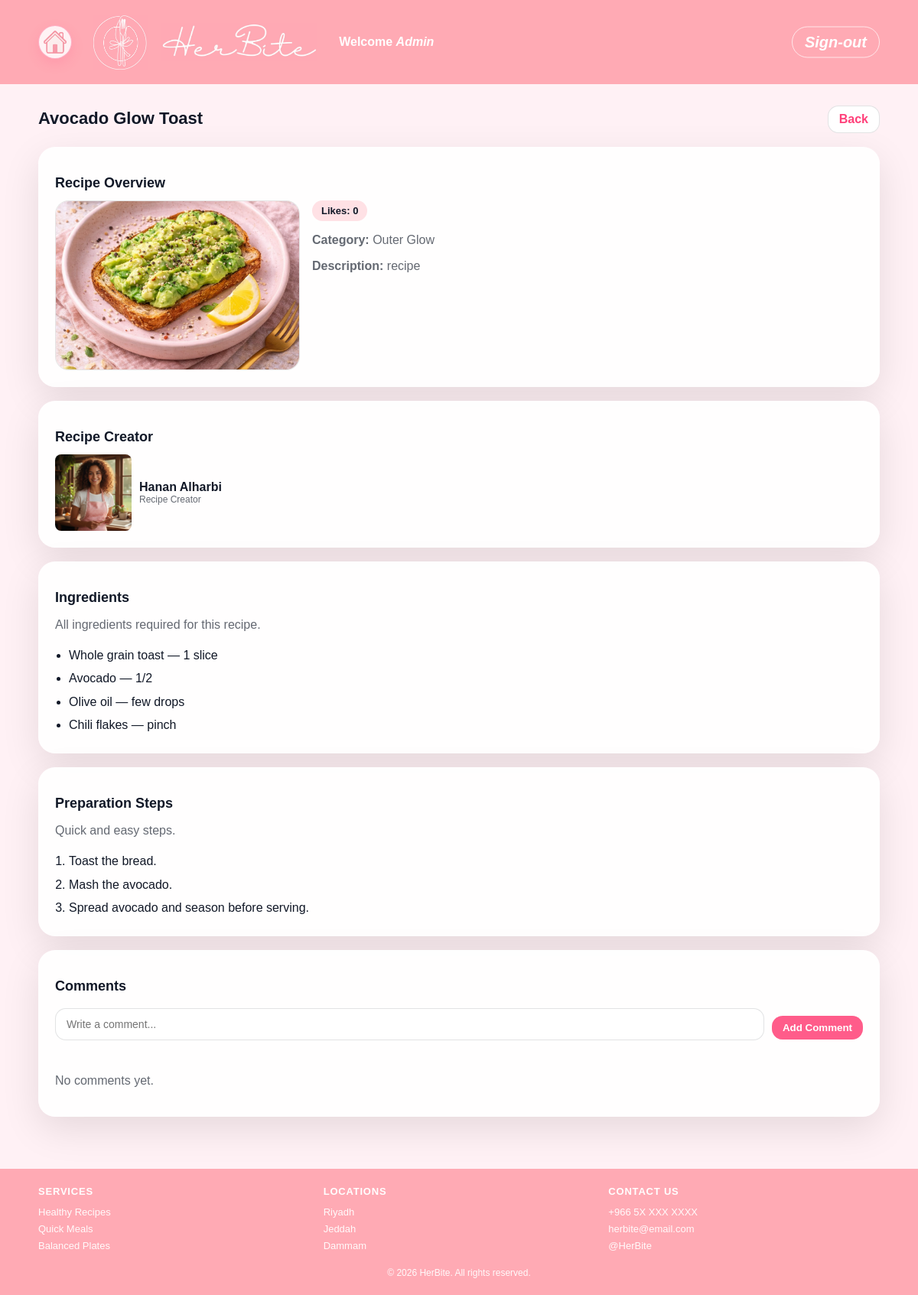
Screenshot of /viewRecipe.php?id=2 (signed in) with the database file from the repository.
### tables this page shows
CREATE TABLE `users` (
  `id` int(11) NOT NULL,
  `userType` enum('user','admin') NOT NULL,
  `firstName` varchar(100) NOT NULL,
  `lastName` varchar(100) NOT NULL,
  `emailAddress` varchar(100) NOT NULL,
  `password` varchar(255) NOT NULL,
  `photoFileName` varchar(255) NOT NULL
);

CREATE TABLE `recipe` (
  `id` int(11) NOT NULL,
  `userID` int(11) NOT NULL,
  `categoryID` int(11) NOT NULL,
  `name` varchar(150) NOT NULL,
  `description` text DEFAULT NULL,
  `photoFileName` varchar(255) DEFAULT NULL,
  `videoFilePath` varchar(255) DEFAULT NULL
);

CREATE TABLE `recipecategory` (
  `id` int(11) NOT NULL,
  `categoryName` varchar(100) NOT NULL
);

CREATE TABLE `recipeingredient` (
  `id` int(11) NOT NULL,
  `recipeID` int(11) NOT NULL,
  `ingredientName` varchar(150) NOT NULL,
  `quantity` varchar(100) NOT NULL
);

CREATE TABLE `recipeinstruction` (
  `id` int(11) NOT NULL,
  `recipeID` int(11) NOT NULL,
  `stepNumber` int(11) NOT NULL,
  `instructionText` text NOT NULL
);

### viewRecipe.php (the view, shortened to what this page needs)
<?php
include("db.php");
$userID = (int) $_SESSION['user_id'];
$recipeID = isset($_GET['id']) ? (int) $_GET['id'] : 0;
$userQuery = "SELECT * FROM users WHERE id = ?";
$stmt = $conn->prepare($userQuery);
$stmt->bind_param("i", $userID);
$stmt->execute();
$userResult = $stmt->get_result();
$currentUser = $userResult->fetch_assoc();
$recipeQuery = "SELECT recipe.*,
                       users.firstName,
                       users.lastName,
                       users.photoFileName AS creatorPhoto,
                       recipecategory.categoryName
                FROM recipe
                JOIN users ON recipe.userID = users.id
                LEFT JOIN recipecategory ON recipe.categoryID = recipecategory.id
                WHERE recipe.id = ?";
$stmt = $conn->prepare($recipeQuery);
$stmt->bind_param("i", $recipeID);
$stmt->execute();
$recipeResult = $stmt->get_result();
$recipe = $recipeResult->fetch_assoc();
$likesQuery = "SELECT COUNT(*) AS totalLikes FROM likes WHERE recipeID = ?";
$stmt = $conn->prepare($likesQuery);
$stmt->bind_param("i", $recipeID);
$stmt->execute();
$likesResult = $stmt->get_result();
$likesRow = $likesResult->fetch_assoc();
$totalLikes = $likesRow['totalLikes'] ?? 0;
$ingredientsQuery = "SELECT ingredientName, quantity
                     FROM recipeingredient
                     WHERE recipeID = ?
                     ORDER BY id ASC";
$stmt = $conn->prepare($ingredientsQuery);
$stmt->bind_param("i", $recipeID);
$stmt->execute();
$ingredientsResult = $stmt->get_result();
$instructionsQuery = "SELECT stepNumber, instructionText
                      FROM recipeinstruction
                      WHERE recipeID = ?
                      ORDER BY stepNumber ASC, id ASC";
$stmt = $conn->prepare($instructionsQuery);
$stmt->bind_param("i", $recipeID);
$stmt->execute();
$instructionsResult = $stmt->get_result();
$commentsQuery = "SELECT comment.comment,
                         comment.date,
                         users.firstName,
                         users.lastName,
                         users.photoFileName
                  FROM comment
                  JOIN users ON comment.userID = users.id
                  WHERE comment.recipeID = ?
                  ORDER BY comment.date DESC, comment.id DESC";
$stmt = $conn->prepare($commentsQuery);
$stmt->bind_param("i", $recipeID);
$stmt->execute();
$commentsResult = $stmt->get_result();
?>
<!DOCTYPE html>
<html lang="en">
<head>
  <link rel="stylesheet" href="stylesheet.css">
</head>
<body class="user-page view-page admin-page header-admin">
  <div class="page">
    <header class="site-header">
      <div class="header-inner">
        <a href="user.php" class="home-link" aria-label="Go to home">
          <img src="home.PNG" alt="Home">
        </a>
        <div class="brand">
          <img src="logo.jpg" alt="HerBite Logo">
        </div>
        <div class="brand-title">
          <img src="title.jpg" alt="HerBite Title">
        </div>
        <div class="header-right">
          <div class="welcome">Welcome <span class="name"><?php echo htmlspecialchars($currentUser['firstName']); ?></span></div>
        </div>
        <div class="logout">
          <a href="logout.php">Sign-out</a>
        </div>
      </div>
    </header>
    <main class="page-main">
      <section class="view-head">
        <div class="view-title">
          <h2><?php echo htmlspecialchars($recipe['name']); ?></h2>
        </div>
        <div class="view-actions">
          <a class="btn-small btn-ghost" href="myRecipes.php">Back</a>
        </div>
      </section>
      <section class="admin-card view-card">
        <h2>Recipe Overview</h2>
        <div class="overview-grid">
          <div class="overview-imgWrap">
            <img src="<?php echo htmlspecialchars(!empty($recipe['photoFileName']) ? $recipe['photoFileName'] : 'default.png'); ?>" class="overview-img" alt="<?php echo htmlspecialchars($recipe['name']); ?>">
          </div>
          <div class="overview-info">
            <div class="meta">
              <span class="meta-item">Likes: <?php echo $totalLikes; ?></span>
            </div>
            <p class="muted"><strong>Category:</strong> <?php echo htmlspecialchars($recipe['categoryName'] ?? 'Uncategorized'); ?></p>
            <p class="muted"><strong>Description:</strong> <?php echo htmlspecialchars($recipe['description']); ?></p>
          </div>
        </div>
      </section>
      <section class="admin-card view-card">
        <h2>Recipe Creator</h2>
        <div class="creator-cell">
          <img src="<?php echo htmlspecialchars(!empty($recipe['creatorPhoto']) ? $recipe['creatorPhoto'] : 'default.png'); ?>" alt="Creator photo" class="creator-avatar square">
          <div>
            <div style="font-weight:800;"><?php echo htmlspecialchars($recipe['firstName'] . ' ' . $recipe['lastName']); ?></div>
            <div class="muted small">Recipe Creator</div>
          </div>
        </div>
      </section>
      <section class="admin-card view-card">
        <h2>Ingredients</h2>
        <p class="muted">All ingredients required for this recipe.</p>
        <?php if ($ingredientsResult->num_rows > 0) { ?>
          <ul class="steps-list">
            <?php while ($ingredient = $ingredientsResult->fetch_assoc()) { ?>
              <li>
                <?php echo htmlspecialchars($ingredient['ingredientName']); ?> — <?php echo htmlspecialchars($ingredient['quantity']); ?>
              </li>
            <?php } ?>
          </ul>
        <?php } else { ?>
          <p class="muted">No ingredients added.</p>
        <?php } ?>
      </section>
      <section class="admin-card view-card">
        <h2>Preparation Steps</h2>
        <p class="muted">Quick and easy steps.</p>
        <?php if ($instructionsResult->num_rows > 0) { ?>
          <ol class="steps-list">
            <?php while ($instruction = $instructionsResult->fetch_assoc()) { ?>
              <li><?php echo htmlspecialchars($instruction['instructionText']); ?></li>
            <?php } ?>
          </ol>
        <?php } else { ?>
          <p class="muted">No preparation steps added.</p>
        <?php } ?>
      </section>
      <section class="admin-card view-card">
        <h2>Comments</h2>
        <form class="comment-form" action="addComment.php" method="post">
          <input type="text" name="comment" placeholder="Write a comment..." required>
          <button class="btn-small btn-primary" type="submit">Add Comment</button>
        </form>
        <div class="comments">
          <?php if ($commentsResult->num_rows > 0) { ?>
            <?php while ($comment = $commentsResult->fetch_assoc()) { ?>
              <div class="comment">
                <div class="comment-head">
                  <img src="<?php echo htmlspecialchars(!empty($comment['photoFileName']) ? $comment['photoFileName'] : 'default.png'); ?>" alt="User photo" class="comment-avatar">
                  <div class="comment-meta">
                    <div class="comment-name"><?php echo htmlspecialchars($comment['firstName'] . ' ' . $comment['lastName']); ?></div>
                    <div class="comment-time muted small"><?php echo htmlspecialchars($comment['date']); ?></div>
                  </div>
                </div>
                <div class="comment-body"><?php echo htmlspecialchars($comment['comment']); ?></div>
              </div>
            <?php } ?>
          <?php } else { ?>
            <p class="muted">No comments yet.</p>
          <?php } ?>
        </div>
      </section>
    </main>
    <footer class="site-footer">
      <div class="footer-inner">
        <div class="footer-col">
          <h4>Services</h4>
          <p>Healthy Recipes</p>
          <p>Quick Meals</p>
          <p>Balanced Plates</p>
        </div>
        <div class="footer-col">
          <h4>Locations</h4>
          <p>Riyadh</p>
          <p>Jeddah</p>
          <p>Dammam</p>
        </div>
        <div class="footer-col">
          <h4>Contact Us</h4>
          <p>+966 5X XXX XXXX</p>
          <p>herbite@email.com</p>
          <p>@HerBite</p>
        </div>
      </div>
      <div class="footer-bottom">
        © 2026 HerBite. All rights reserved.
      </div>
    </footer>
  </div>
</body>
</html>

### rows the page displays
users: firstName "Admin"
recipe: name "Avocado Glow Toast", photoFileName (picture), recipecategory.categoryName "Outer Glow", description "recipe", userID.photoFileName (picture), userID.lastName "Hanan Alharbi"
recipeingredient: ingredientName "Whole grain toast", quantity "1 slice"
recipeingredient: ingredientName "Avocado", quantity "1/2"
recipeingredient: ingredientName "Olive oil", quantity "few drops"
recipeingredient: ingredientName "Chili flakes", quantity "pinch"
recipeinstruction: instructionText "Toast the bread."
recipeinstruction: instructionText "Mash the avocado."
recipeinstruction: instructionText "Spread avocado and season before serving."

### other values shown
$totalLikes "0"
